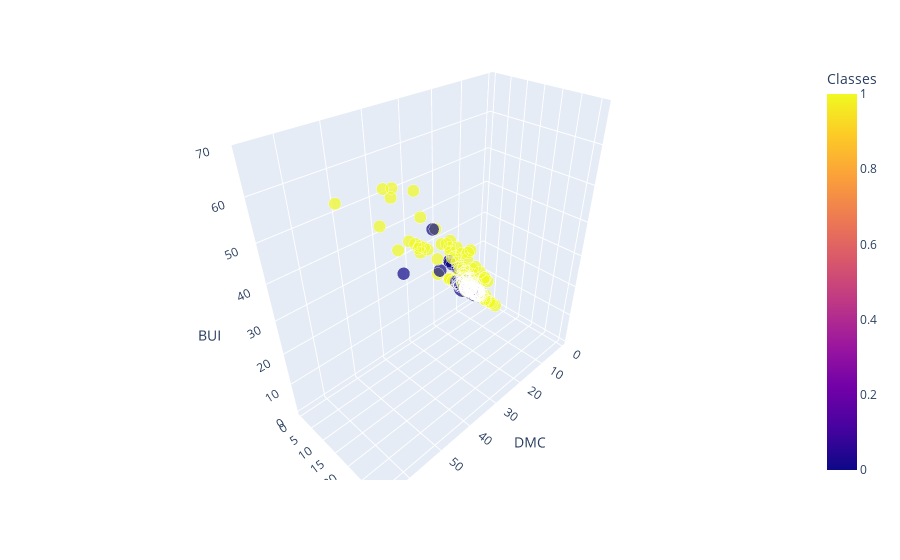

Notebook code for this chart:
### Markdown cell above
- Observatios:
    1. Fine Fuel Moisture Code(FFMC) Plays very important Factor in forest Fire. After 80 unit Chances of Caughting Fire increased by 100%
    2. FWI and ISI has Direct Relation with each Other.

### Code cell
#Relationship Between Buildup Index, Fire Weather Index and Duff Moisture Code
pty.scatter_3d(Algeria_df, "DMC", "FWI", "BUI", color="Classes", size=rain_10)

### Figure 1 — Plotly figure (JSON) as saved in the notebook; plotly's stock layout.template omitted (floating-point values rounded to 4 significant figures; data arrays with more than 128 entries replaced by an {"elided": "..."} marker saying what was removed)
{"data": [{"hovertemplate": "DMC=%{x}<br>FWI=%{y}<br>BUI=%{z}<br>size=%{marker.size}<br>Classes=%{marker.color}<extra></extra>", "legendgroup": "", "marker": {"color": {"elided": "243 int values"}, "coloraxis": "coloraxis", "size": {"elided": "243 float values"}, "sizemode": "area", "sizeref": 0.067, "symbol": "circle"}, "mode": "markers", "name": "", "scene": "scene", "showlegend": false, "type": "scatter3d", "x": {"elided": "243 float values"}, "y": {"elided": "243 float values"}, "z": {"elided": "243 float values"}}], "layout": {"coloraxis": {"colorbar": {"title": {"text": "Classes"}}, "colorscale": [[0, "#0d0887"], [0.1111, "#46039f"], [0.2222, "#7201a8"], [0.3333, "#9c179e"], [0.4444, "#bd3786"], [0.5556, "#d8576b"], [0.6667, "#ed7953"], [0.7778, "#fb9f3a"], [0.8889, "#fdca26"], [1, "#f0f921"]]}, "legend": {"itemsizing": "constant", "tracegroupgap": 0}, "margin": {"t": 60}, "scene": {"domain": {"x": [0, 1], "y": [0, 1]}, "xaxis": {"title": {"text": "DMC"}}, "yaxis": {"title": {"text": "FWI"}}, "zaxis": {"title": {"text": "BUI"}}}}}
